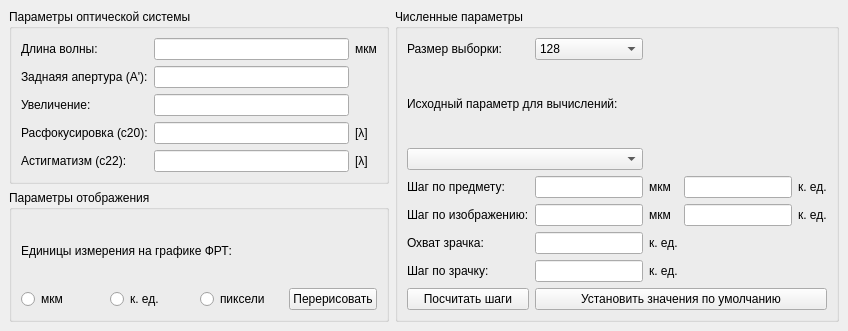
<?xml version="1.0" encoding="UTF-8"?>
<ui version="4.0">
 <class>lab_4_qt</class>
 <widget class="QMainWindow" name="lab_4_qt">
  <property name="enabled">
   <bool>true</bool>
  </property>
  <property name="geometry">
   <rect>
    <x>0</x>
    <y>0</y>
    <width>848</width>
    <height>331</height>
   </rect>
  </property>
  <property name="sizePolicy">
   <sizepolicy hsizetype="Preferred" vsizetype="Preferred">
    <horstretch>0</horstretch>
    <verstretch>0</verstretch>
   </sizepolicy>
  </property>
  <property name="minimumSize">
   <size>
    <width>0</width>
    <height>0</height>
   </size>
  </property>
  <property name="mouseTracking">
   <bool>true</bool>
  </property>
  <property name="tabletTracking">
   <bool>false</bool>
  </property>
  <property name="acceptDrops">
   <bool>false</bool>
  </property>
  <property name="windowTitle">
   <string>Вычисление ФРТ</string>
  </property>
  <property name="animated">
   <bool>true</bool>
  </property>
  <property name="documentMode">
   <bool>false</bool>
  </property>
  <property name="dockNestingEnabled">
   <bool>false</bool>
  </property>
  <property name="unifiedTitleAndToolBarOnMac">
   <bool>false</bool>
  </property>
  <widget class="QWidget" name="centralwidget">
   <layout class="QGridLayout" name="gridLayout_4">
    <item row="0" column="0">
     <widget class="QGroupBox" name="groupBox_3">
      <property name="title">
       <string>Параметры оптической системы</string>
      </property>
      <layout class="QGridLayout" name="gridLayout_3">
       <item row="4" column="0">
        <widget class="QLabel" name="label_7">
         <property name="text">
          <string>Астигматизм (с22):</string>
         </property>
        </widget>
       </item>
       <item row="4" column="2">
        <widget class="QLabel" name="label_24">
         <property name="text">
          <string>[λ]</string>
         </property>
        </widget>
       </item>
       <item row="2" column="0">
        <widget class="QLabel" name="label_5">
         <property name="text">
          <string>Увеличение:</string>
         </property>
        </widget>
       </item>
       <item row="1" column="0">
        <widget class="QLabel" name="label_4">
         <property name="text">
          <string>Заднаяя апертура (A'):</string>
         </property>
        </widget>
       </item>
       <item row="0" column="1">
        <widget class="QLineEdit" name="m_le_wavelength">
         <property name="enabled">
          <bool>true</bool>
         </property>
        </widget>
       </item>
       <item row="4" column="1">
        <widget class="QLineEdit" name="m_le_astigmatism"/>
       </item>
       <item row="3" column="2">
        <widget class="QLabel" name="label_23">
         <property name="text">
          <string>[λ]</string>
         </property>
        </widget>
       </item>
       <item row="0" column="2">
        <widget class="QLabel" name="label_22">
         <property name="text">
          <string>мкм</string>
         </property>
        </widget>
       </item>
       <item row="0" column="0">
        <widget class="QLabel" name="label_3">
         <property name="text">
          <string>Длина волны:</string>
         </property>
        </widget>
       </item>
       <item row="1" column="1">
        <widget class="QLineEdit" name="m_le_back_aperture"/>
       </item>
       <item row="3" column="0">
        <widget class="QLabel" name="label_6">
         <property name="text">
          <string>Расфокусировка (с20):</string>
         </property>
        </widget>
       </item>
       <item row="2" column="1">
        <widget class="QLineEdit" name="m_le_magnification"/>
       </item>
       <item row="3" column="1">
        <widget class="QLineEdit" name="m_le_defocus"/>
       </item>
      </layout>
     </widget>
    </item>
    <item row="0" column="1" rowspan="2">
     <widget class="QGroupBox" name="groupBox_5">
      <property name="title">
       <string>Численные параметры</string>
      </property>
      <layout class="QGridLayout" name="gridLayout_2">
       <item row="4" column="3">
        <widget class="QLineEdit" name="m_le_step_im_can">
         <property name="minimumSize">
          <size>
           <width>90</width>
           <height>0</height>
          </size>
         </property>
        </widget>
       </item>
       <item row="4" column="4">
        <widget class="QLabel" name="label_16">
         <property name="text">
          <string>к. ед.</string>
         </property>
        </widget>
       </item>
       <item row="4" column="0">
        <widget class="QLabel" name="label_12">
         <property name="text">
          <string>Шаг по изображению:</string>
         </property>
        </widget>
       </item>
       <item row="3" column="0">
        <widget class="QLabel" name="label_11">
         <property name="text">
          <string>Шаг по предмету:</string>
         </property>
        </widget>
       </item>
       <item row="7" column="1" colspan="4">
        <widget class="QPushButton" name="m_pb_cleaned">
         <property name="text">
          <string>Установить значения по умолчанию</string>
         </property>
        </widget>
       </item>
       <item row="3" column="1">
        <widget class="QLineEdit" name="m_le_step_obj">
         <property name="minimumSize">
          <size>
           <width>90</width>
           <height>0</height>
          </size>
         </property>
        </widget>
       </item>
       <item row="5" column="1">
        <widget class="QLineEdit" name="m_le_diam_pupil">
         <property name="minimumSize">
          <size>
           <width>90</width>
           <height>0</height>
          </size>
         </property>
        </widget>
       </item>
       <item row="3" column="4">
        <widget class="QLabel" name="label_14">
         <property name="text">
          <string>к. ед.</string>
         </property>
        </widget>
       </item>
       <item row="4" column="1">
        <widget class="QLineEdit" name="m_le_step_im">
         <property name="minimumSize">
          <size>
           <width>90</width>
           <height>0</height>
          </size>
         </property>
        </widget>
       </item>
       <item row="0" column="0">
        <widget class="QLabel" name="label_9">
         <property name="text">
          <string>Размер выборки:</string>
         </property>
        </widget>
       </item>
       <item row="6" column="2">
        <widget class="QLabel" name="label_21">
         <property name="text">
          <string>к. ед.</string>
         </property>
        </widget>
       </item>
       <item row="4" column="2">
        <widget class="QLabel" name="label_15">
         <property name="text">
          <string>мкм</string>
         </property>
        </widget>
       </item>
       <item row="6" column="1">
        <widget class="QLineEdit" name="m_le_step_pupil">
         <property name="minimumSize">
          <size>
           <width>90</width>
           <height>0</height>
          </size>
         </property>
        </widget>
       </item>
       <item row="5" column="2">
        <widget class="QLabel" name="label_19">
         <property name="text">
          <string>к. ед.</string>
         </property>
        </widget>
       </item>
       <item row="3" column="3">
        <widget class="QLineEdit" name="m_le_step_obj_can">
         <property name="minimumSize">
          <size>
           <width>90</width>
           <height>0</height>
          </size>
         </property>
        </widget>
       </item>
       <item row="5" column="0">
        <widget class="QLabel" name="label_18">
         <property name="text">
          <string>Охват зрачка:</string>
         </property>
        </widget>
       </item>
       <item row="7" column="0">
        <widget class="QPushButton" name="m_pb_get_steps">
         <property name="text">
          <string>Посчитать шаги</string>
         </property>
        </widget>
       </item>
       <item row="1" column="0" colspan="2">
        <widget class="QLabel" name="label_10">
         <property name="text">
          <string>Исходный параметр для вычислений:</string>
         </property>
        </widget>
       </item>
       <item row="2" column="0" colspan="2">
        <widget class="QComboBox" name="m_cb_params">
         <property name="enabled">
          <bool>true</bool>
         </property>
         <property name="editable">
          <bool>false</bool>
         </property>
         <property name="currentIndex">
          <number>-1</number>
         </property>
         <item>
          <property name="text">
           <string>Шаг по предмету [к. ед.]</string>
          </property>
         </item>
         <item>
          <property name="text">
           <string>Шаг по изображению [к. ед.]</string>
          </property>
         </item>
         <item>
          <property name="text">
           <string>Охват зрачка [к. ед.]</string>
          </property>
         </item>
         <item>
          <property name="text">
           <string>Шаг по зрачку [к. ед.]</string>
          </property>
         </item>
        </widget>
       </item>
       <item row="3" column="2">
        <widget class="QLabel" name="label_13">
         <property name="text">
          <string>мкм</string>
         </property>
        </widget>
       </item>
       <item row="0" column="1">
        <widget class="QComboBox" name="m_cb_sample_sizes">
         <item>
          <property name="text">
           <string>128</string>
          </property>
         </item>
         <item>
          <property name="text">
           <string>256</string>
          </property>
         </item>
         <item>
          <property name="text">
           <string>512</string>
          </property>
         </item>
         <item>
          <property name="text">
           <string>1024</string>
          </property>
         </item>
         <item>
          <property name="text">
           <string>2048</string>
          </property>
         </item>
        </widget>
       </item>
       <item row="6" column="0">
        <widget class="QLabel" name="label_20">
         <property name="text">
          <string>Шаг по зрачку:</string>
         </property>
        </widget>
       </item>
      </layout>
     </widget>
    </item>
    <item row="1" column="0">
     <widget class="QGroupBox" name="groupBox_4">
      <property name="title">
       <string>Параметры отображения</string>
      </property>
      <layout class="QGridLayout" name="gridLayout">
       <item row="1" column="0">
        <widget class="QRadioButton" name="m_rb_mkm">
         <property name="text">
          <string>мкм</string>
         </property>
        </widget>
       </item>
       <item row="0" column="0" colspan="4">
        <widget class="QLabel" name="label_8">
         <property name="text">
          <string>Единицы измерения на графике ФРТ:</string>
         </property>
        </widget>
       </item>
       <item row="1" column="1">
        <widget class="QRadioButton" name="m_rb_canon">
         <property name="text">
          <string>к. ед.</string>
         </property>
        </widget>
       </item>
       <item row="1" column="2">
        <widget class="QRadioButton" name="m_rb_pixels">
         <property name="text">
          <string>пиксели</string>
         </property>
        </widget>
       </item>
       <item row="1" column="3">
        <widget class="QPushButton" name="m_pb_redraw">
         <property name="text">
          <string>Перерисовать</string>
         </property>
        </widget>
       </item>
      </layout>
     </widget>
    </item>
   </layout>
  </widget>
 </widget>
 <resources/>
 <connections/>
</ui>
